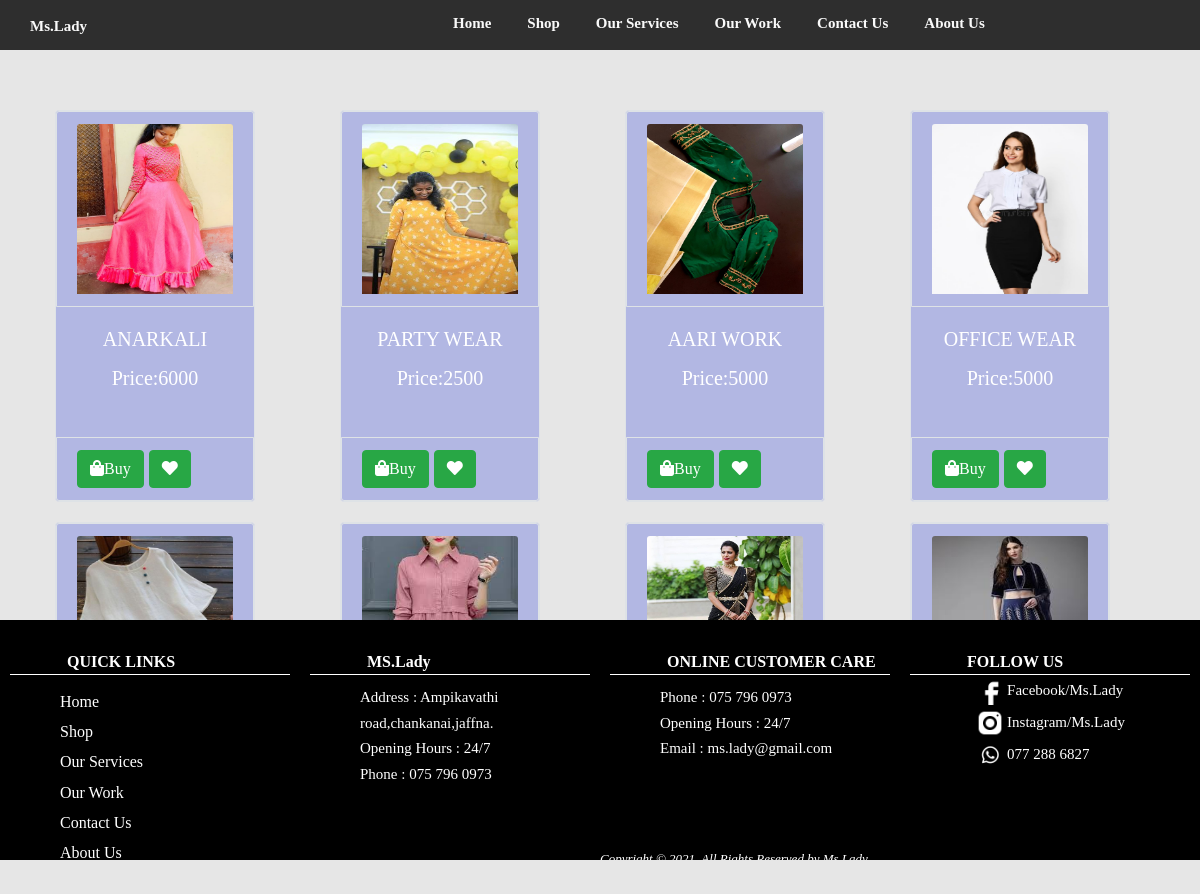
The page /UserPages/Add_cart.php (signed in) on the database its author committed.
### tables this page shows
CREATE TABLE `products` (
  `product_id` int(100) NOT NULL AUTO_INCREMENT,
  `product_title` varchar(100) DEFAULT NULL,
  `product_price` int(11) DEFAULT NULL,
  `filename` varchar(255) DEFAULT NULL,
  `product_cat` varchar(255) DEFAULT NULL,
  `small` json DEFAULT NULL,
  `medium` int(100) DEFAULT NULL,
  `large` int(100) DEFAULT NULL,
  `description` varchar(255) DEFAULT NULL,
  PRIMARY KEY (`product_id`)
);

### UserPages/Add_cart.php (the view, shortened to what this page needs)
<?php
include('header.php');
?>
<?php
$email = $_SESSION['username'];
$sql1 = "SELECT * FROM cart WHERE username='$email' ";
$result1 = mysqli_query($con, $sql1);
 ?>
<div class="container scrollbar" style=" margin-top:100px; background:rgba(200, 150, 222, -1)">
    <div class="row">
        <?php
        while ($row1 = mysqli_fetch_array($result1)) {
            $product_id=$row1['product_id'];
            $sql = "SELECT * FROM products WHERE product_id='$product_id' ";
            $result = mysqli_query($con, $sql);
            while ($row = mysqli_fetch_array($result)) {
                $pro_cat   = $row['product_title'];
                $pro_image = $row['filename'];
                $price = $row['product_price']; ?>
                <div class="col-3">
                <form action="product_description.php?id=<?php echo $row['product_id']; ?>" method="POST">
<div class="card border shadow" style="width:200px ; margin:10px; background:rgba(116, 127, 224, 0.45)">
    <div class="card-header bg-transparent border"><a href="product_description.php?id=<?php echo $row['product_id']; ?>"> <img src="../product_images/<?php echo  $pro_image; ?>" alt="" class="card-img-top" style=" height: 170px;"></a></div>
    <div class="card-body text-white " style="min-height: 130px;">
        <h5 class="card-title text-center" style="text-transform: capitalize"><?php echo strtoupper($pro_cat); ?></h5>
        <p class="card-text text-center "> Price:<?php echo  $price; ?></p>
    </div>
    <div class="card-footer bg-transparent border">
        <button type="submit" value="submit" name="submit3"  class="btn btn-success" ><i class="fas fa-shopping-bag" aria-hidden="true" style="color: white;" ></i>Buy</button>
        <a href="#" class="btn btn-success"><i class="fa fa-heart" aria-hidden="true"></i></i></a>
    </div>
</div>
</form>
                    </div>
            <?php
            }
        }
            ?>
    </div>
</div>
<?php
include('footer.php');
?>

### rows shown on the page
products: filename (picture), product_title "ANARKALI", product_price "6000"
products: filename (picture), product_title "PARTY WEAR", product_price "2500"
products: filename (picture), product_title "AARI WORK", product_price "5000"
products: filename (picture), product_title "OFFICE WEAR", product_price "5000"
products: filename (picture)
products: filename (picture)
products: filename (picture)
products: filename (picture)
